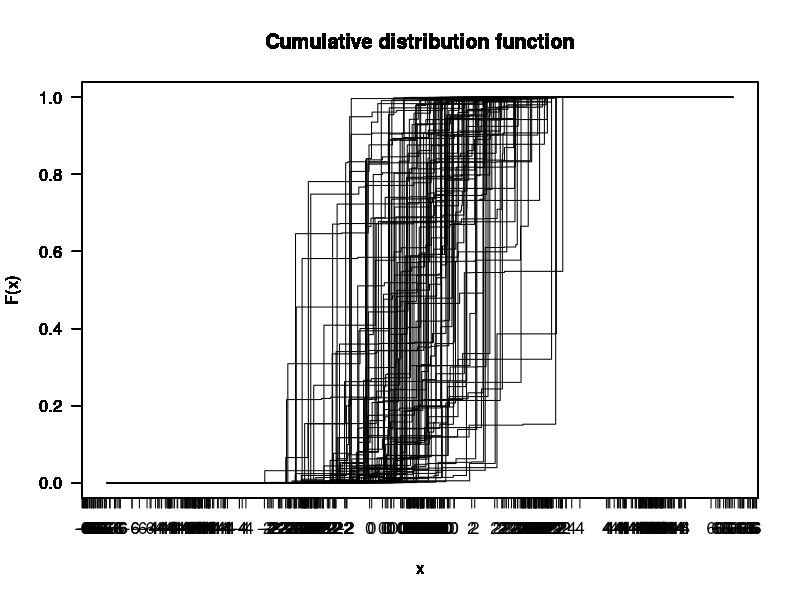

Write the R code that produced this figure.
nFunc <- 100
nPoints <- 100
alpha=1
mu=0
S <- matrix(rep(0,nFunc*nPoints),nFunc)
W <- matrix(rep(0,nFunc*nPoints),nFunc)

for(ff in 1:nFunc) {
	s <- rnorm(nPoints)
	w <- rep(0,nPoints)
	b <- rbeta(nPoints,1,alpha)
	wsum <- 0
	for(i in 1:nPoints) {
		w[i] <- (1-wsum)*b[i]
		wsum <- wsum + w[i]
	}
	S[ff,] <- s
	W[ff,] <- w
	s_ <- sort(s,index.return=TRUE)
	w_sorted <- w[s_$ix]
	s_sorted <- s_$x
	w_cdf <- w_sorted
	for(i in 2:nPoints) {
		w_cdf[i] <- w_cdf[i] + w_cdf[i-1]
	}
	plot(c(s_sorted[1]-3,s_sorted,s_sorted[length(s_sorted)]+3),c(0,w_cdf,1),type = "s", xlab = "x", ylab = "F(x)", main = "Cumulative distribution function", las = 1)
	par(new=T)
}




